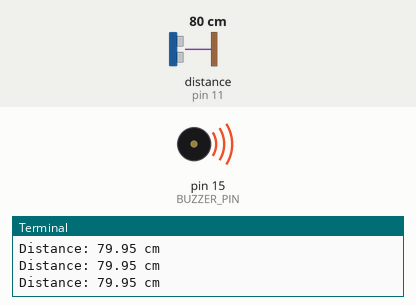
This program was run on a simulated Raspberry Pi (header pin numbers). Parts: buzzer (waves = sounding), the last lines printed to the terminal. The test bench sets the inputs (shaded band); at power-on: distance to the obstacle (sensor on pin 11) 80 cm. The echo pulse lasts 58.3 µs per cm.

Above: at 3.2 s.
3.3 s: distance to the obstacle (sensor on pin 11) set to 120 cm
At 4.5 s:
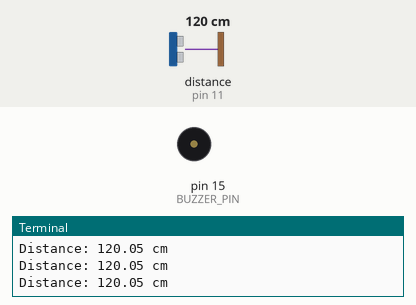
5.0 s: distance to the obstacle (sensor on pin 11) set to 2 cm
At 5.9 s:
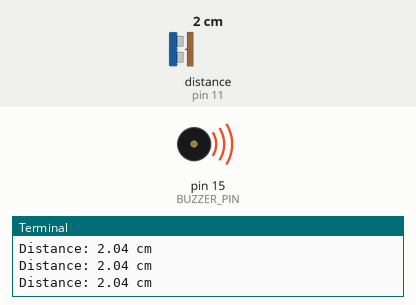
6.5 s: distance to the obstacle (sensor on pin 11) set to 250 cm
At 7.8 s:
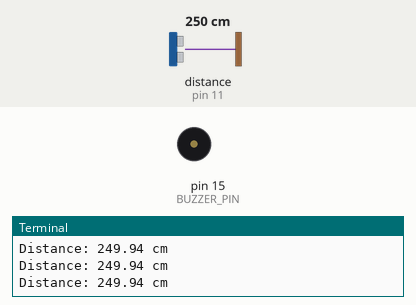
Timing chart, 0 to 9.5 s (numbered marks = the images above; inputs shaded):
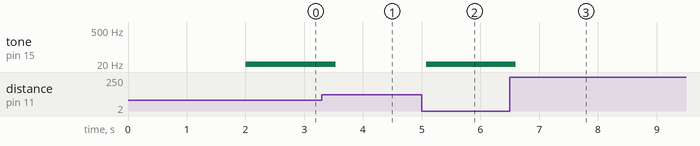

Measured:
- after the input at 3.3 s, tone on pin 15 (BUZZER_PIN): 4 Hz → silent after 0.24 s
- after the input at 5.0 s, tone on pin 15 (BUZZER_PIN): silent → 11 Hz after 0.08 s
- after the input at 6.5 s, tone on pin 15 (BUZZER_PIN): 11 Hz → silent after 0.10 s

The program:

proximity_buzzer.py
```python
#!/usr/bin/env python3
"""Ultrasonic distance measurement with PWM buzzer feedback."""

import time
import RPi.GPIO as GPIO

TRIGGER_PIN = 7
ECHO_PIN = 11
BUZZER_PIN = 15
MAX_ALERT_DISTANCE_CM = 110.0
ECHO_TIMEOUT_SECONDS = 0.03


def wait_for_pin(pin: int, state: int, timeout: float) -> float:
    deadline = time.monotonic() + timeout
    while GPIO.input(pin) != state:
        if time.monotonic() >= deadline:
            raise TimeoutError(f"GPIO pin {pin} did not reach state {state}")
    return time.monotonic()


def measure_distance_cm() -> float:
    GPIO.output(TRIGGER_PIN, GPIO.HIGH)
    time.sleep(0.00001)
    GPIO.output(TRIGGER_PIN, GPIO.LOW)

    pulse_start = wait_for_pin(ECHO_PIN, GPIO.HIGH, ECHO_TIMEOUT_SECONDS)
    pulse_end = wait_for_pin(ECHO_PIN, GPIO.LOW, ECHO_TIMEOUT_SECONDS)
    return round((pulse_end - pulse_start) * 17150, 2)


def feedback_frequency(distance: float) -> float:
    """Preserve the low-frequency relationship used in the original prototype."""
    return max(1.0, 12.0 - distance / 10.0)


def main() -> None:
    GPIO.setmode(GPIO.BOARD)
    GPIO.setup(TRIGGER_PIN, GPIO.OUT, initial=GPIO.LOW)
    GPIO.setup(ECHO_PIN, GPIO.IN)
    GPIO.setup(BUZZER_PIN, GPIO.OUT, initial=GPIO.LOW)

    time.sleep(2)
    pwm = GPIO.PWM(BUZZER_PIN, 100)
    pwm.start(0)

    try:
        while True:
            try:
                distance = measure_distance_cm()
                print(f"Distance: {distance:.2f} cm")
            except TimeoutError as exc:
                pwm.ChangeDutyCycle(0)
                print(f"Sensor timeout: {exc}")
                time.sleep(0.5)
                continue

            if distance <= MAX_ALERT_DISTANCE_CM:
                pwm.ChangeFrequency(feedback_frequency(distance))
                pwm.ChangeDutyCycle(50)
            else:
                pwm.ChangeDutyCycle(0)
            time.sleep(0.25)
    except KeyboardInterrupt:
        pass
    finally:
        pwm.stop()
        GPIO.cleanup()


if __name__ == "__main__":
    main()
```
